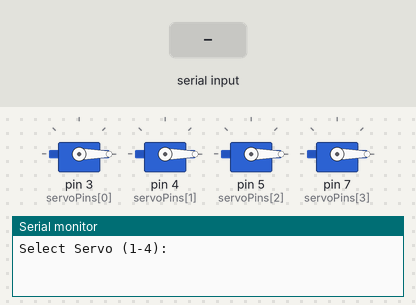
Recording of a sketch running on a simulated Arduino Uno, built with avr-gcc and run on an emulated ATmega328P. On the bench: 4 × servo, the last lines printed to the serial monitor. Inputs (shaded band) come from the test bench.

Above: at 1.7 s.
1.8 s: "1,90\n" received over Serial
At 2.58 s:
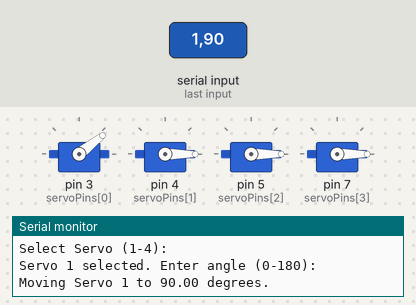
At 4.2 s:
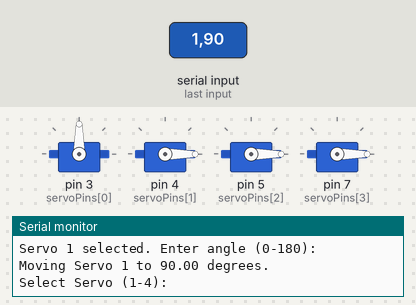
4.8 s: "1\n" received over Serial
At 6.27 s:
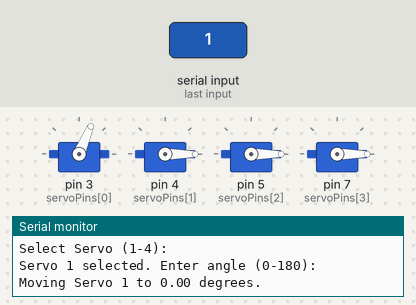
Timing chart, 0 to 9.1 s (numbered marks = the images above; inputs shaded):
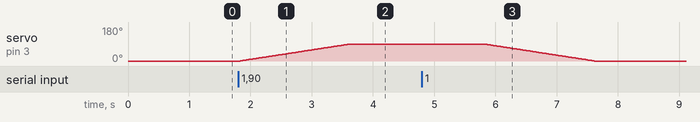

The sketch:

Four_servo_testing.ino
```cpp
#include <Servo.h>

// Define servo objects
Servo servo1, servo2, servo3, servo4;

// Define servo pins
int servoPins[] = {3, 4, 5, 7}; // Servo 1 to Servo 4

// Servo positions (starting at 0 degrees)
float servoPos[] = {0, 0, 0, 0};
float targetPos = 0; // Desired position
int selectedServo = 0; // Servo to control (0-3)
int t = 20; // Delay between steps (adjust for speed)

void setup() {
  Serial.begin(9600);

  // Attach servos to their respective pins
  servo1.attach(servoPins[0]);
  servo2.attach(servoPins[1]);
  servo3.attach(servoPins[2]);
  servo4.attach(servoPins[3]);

  // Set all servos to home position (0 degrees)
  servo1.write(0);
  servo2.write(0);
  servo3.write(0);
  servo4.write(0);

  delay(500); // Allow time for servos to reach home position
}

void loop() {
  Serial.println("Select Servo (1-4): ");

  while (Serial.available() == 0) {
    // Wait for user input
  }

  selectedServo = Serial.parseInt() - 1; // Convert user input (1-4) to index (0-3)

  if (selectedServo < 0 || selectedServo > 3) {
    Serial.println("Invalid servo number! Please enter 1 to 4.");
    return;
  }

  Serial.print("Servo ");
  Serial.print(selectedServo + 1);
  Serial.println(" selected. Enter angle (0-180): ");

  while (Serial.available() == 0) {
    // Wait for user input
  }

  targetPos = Serial.parseFloat(); // Get the target angle

  if (targetPos < 0 || targetPos > 180) {
    Serial.println("Invalid angle! Please enter 0 to 180.");
    return;
  }

  Serial.print("Moving Servo ");
  Serial.print(selectedServo + 1);
  Serial.print(" to ");
  Serial.print(targetPos);
  Serial.println(" degrees.");

  // Move the selected servo gradually
  moveServoGradually(selectedServo, targetPos);
}

void moveServoGradually(int servoIndex, float target) {
  if (servoIndex < 0 || servoIndex > 3) return;

  Servo* selectedServoObj;

  // Select the correct servo object
  switch (servoIndex) {
    case 0: selectedServoObj = &servo1; break;
    case 1: selectedServoObj = &servo2; break;
    case 2: selectedServoObj = &servo3; break;
    case 3: selectedServoObj = &servo4; break;
  }

  // Move the servo smoothly
  if (target > servoPos[servoIndex]) {
    for (float pos = servoPos[servoIndex]; pos <= target; pos += 1) {
      selectedServoObj->write(pos);
      delay(t);
    }
  } else {
    for (float pos = servoPos[servoIndex]; pos >= target; pos -= 1) {
      selectedServoObj->write(pos);
      delay(t);
    }
  }

  servoPos[servoIndex] = target; // Update current position
}
```

Measured:
- after the input at 1.8 s, servo on pin 3 (servoPins[0]): moves from 0° to 90° over 1.8 s, starting at once
- after the input at 4.8 s, servo on pin 3 (servoPins[0]): moves from 90° to 0° over 1.8 s, starting after 1.0 s
